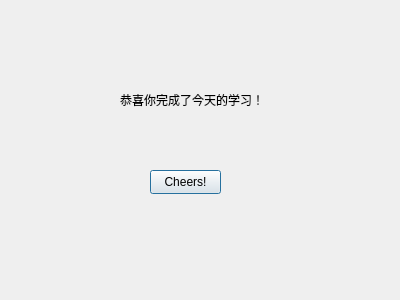
<?xml version="1.0" encoding="UTF-8"?>
<ui version="4.0">
 <class>QuitDialog</class>
 <widget class="QDialog" name="QuitDialog">
  <property name="geometry">
   <rect>
    <x>0</x>
    <y>0</y>
    <width>400</width>
    <height>300</height>
   </rect>
  </property>
  <property name="windowTitle">
   <string>Dialog</string>
  </property>
  <widget class="QLabel" name="label">
   <property name="geometry">
    <rect>
     <x>120</x>
     <y>90</y>
     <width>181</width>
     <height>20</height>
    </rect>
   </property>
   <property name="text">
    <string>恭喜你完成了今天的学习！</string>
   </property>
  </widget>
  <widget class="QPushButton" name="pushButton">
   <property name="geometry">
    <rect>
     <x>150</x>
     <y>170</y>
     <width>71</width>
     <height>24</height>
    </rect>
   </property>
   <property name="text">
    <string>Cheers!</string>
   </property>
  </widget>
 </widget>
 <resources/>
 <connections/>
</ui>
